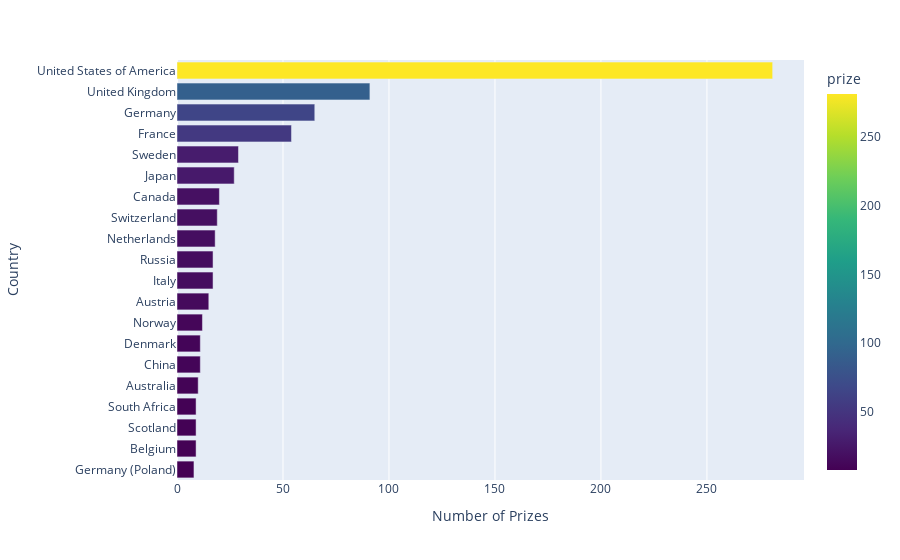

Here is the notebook cell this chart was saved with:
### Code cell
bar_chart = px.bar(top20_countries, x="prize", y="birth_country", orientation="h", color="prize", color_continuous_scale=px.colors.sequential.Viridis)
bar_chart.update_layout(xaxis_title="Number of Prizes", yaxis_title="Country")

### Figure 1 — Plotly figure (JSON) as saved in the notebook; plotly's stock layout.template omitted (floating-point values rounded to 4 significant figures)
{"data": [{"alignmentgroup": "True", "hovertemplate": "prize=%{marker.color}<br>birth_country=%{y}<extra></extra>", "legendgroup": "", "marker": {"color": [8, 9, 9, 9, 10, 11, 11, 12, 15, 17, 17, 18, 19, 20, 27, 29, 54, 65, 91, 281], "coloraxis": "coloraxis", "pattern": {"shape": ""}}, "name": "", "offsetgroup": "", "orientation": "h", "showlegend": false, "textposition": "auto", "type": "bar", "x": [8, 9, 9, 9, 10, 11, 11, 12, 15, 17, 17, 18, 19, 20, 27, 29, 54, 65, 91, 281], "xaxis": "x", "y": ["Germany (Poland)", "Belgium", "Scotland", "South Africa", "Australia", "China", "Denmark", "Norway", "Austria", "Italy", "Russia", "Netherlands", "Switzerland", "Canada", "Japan", "Sweden", "France", "Germany", "United Kingdom", "United States of America"], "yaxis": "y"}], "layout": {"barmode": "relative", "coloraxis": {"colorbar": {"title": {"text": "prize"}}, "colorscale": [[0, "#440154"], [0.1111, "#482878"], [0.2222, "#3e4989"], [0.3333, "#31688e"], [0.4444, "#26828e"], [0.5556, "#1f9e89"], [0.6667, "#35b779"], [0.7778, "#6ece58"], [0.8889, "#b5de2b"], [1, "#fde725"]]}, "legend": {"tracegroupgap": 0}, "margin": {"t": 60}, "xaxis": {"anchor": "y", "domain": [0, 1], "title": {"text": "Number of Prizes"}}, "yaxis": {"anchor": "x", "domain": [0, 1], "title": {"text": "Country"}}}}
